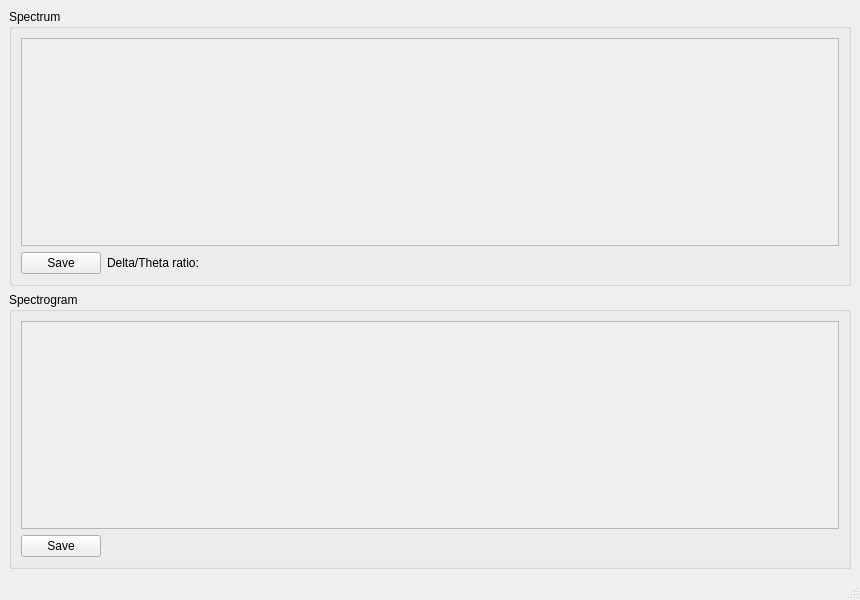
<?xml version="1.0" encoding="UTF-8"?>
<ui version="4.0">
 <class>spec_window</class>
 <widget class="QMainWindow" name="spec_window">
  <property name="geometry">
   <rect>
    <x>0</x>
    <y>0</y>
    <width>860</width>
    <height>600</height>
   </rect>
  </property>
  <property name="minimumSize">
   <size>
    <width>860</width>
    <height>600</height>
   </size>
  </property>
  <property name="windowTitle">
   <string>Spectrum and spectrogram window</string>
  </property>
  <property name="windowIcon">
   <iconset resource="../resources/misleep.qrc">
    <normaloff>:/logo/logo.png</normaloff>:/logo/logo.png</iconset>
  </property>
  <widget class="QWidget" name="centralwidget">
   <layout class="QGridLayout" name="gridLayout">
    <item row="0" column="0">
     <widget class="QGroupBox" name="groupBox">
      <property name="title">
       <string>Spectrum</string>
      </property>
      <layout class="QFormLayout" name="formLayout">
       <item row="1" column="0">
        <widget class="QPushButton" name="SpectrumSaveBt">
         <property name="text">
          <string>Save</string>
         </property>
        </widget>
       </item>
       <item row="1" column="1">
        <widget class="QLabel" name="DeltaThetaRatioLabel">
         <property name="text">
          <string>Delta/Theta ratio: </string>
         </property>
        </widget>
       </item>
       <item row="0" column="0" colspan="2">
        <widget class="QScrollArea" name="SpectrumScrollArea">
         <property name="widgetResizable">
          <bool>true</bool>
         </property>
         <widget class="QWidget" name="scrollAreaWidgetContents">
          <property name="geometry">
           <rect>
            <x>0</x>
            <y>0</y>
            <width>820</width>
            <height>214</height>
           </rect>
          </property>
         </widget>
        </widget>
       </item>
      </layout>
     </widget>
    </item>
    <item row="1" column="0">
     <widget class="QGroupBox" name="groupBox_2">
      <property name="title">
       <string>Spectrogram</string>
      </property>
      <layout class="QFormLayout" name="formLayout_2">
       <item row="0" column="0" colspan="2">
        <widget class="QScrollArea" name="SpectrogramScrollArea">
         <property name="widgetResizable">
          <bool>true</bool>
         </property>
         <widget class="QWidget" name="scrollAreaWidgetContents_2">
          <property name="geometry">
           <rect>
            <x>0</x>
            <y>0</y>
            <width>820</width>
            <height>214</height>
           </rect>
          </property>
         </widget>
        </widget>
       </item>
       <item row="1" column="0">
        <widget class="QPushButton" name="SpectrogramSaveBt">
         <property name="text">
          <string>Save</string>
         </property>
        </widget>
       </item>
      </layout>
     </widget>
    </item>
   </layout>
  </widget>
  <widget class="QStatusBar" name="statusbar"/>
 </widget>
 <resources>
  <include location="../resources/misleep.qrc"/>
 </resources>
 <connections/>
</ui>
